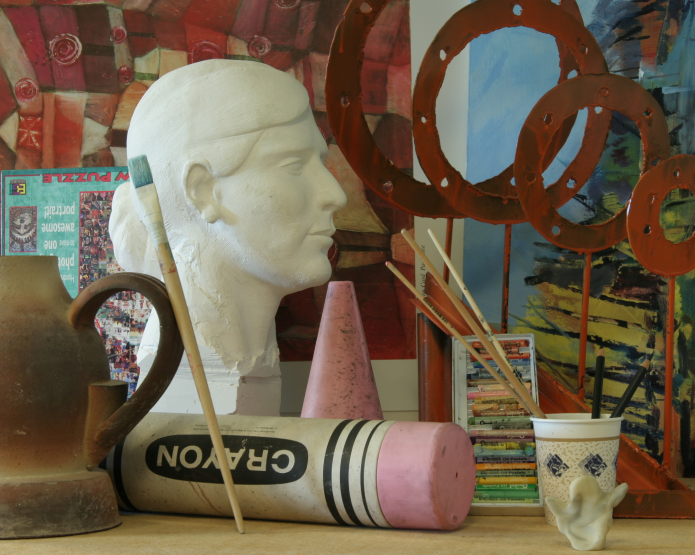
#> input picture 5_3d_processing/data/view_left.png, 1390 x 1110 px (shown at 1/2 size)
$ jupyter execute --allow-errors 2b_disparity_estimation_open_cv.ipynb
#> lines starting #> are read from the running program, lines starting #| are printed output that depends on the picture; after the words box and inside, x2 and y2 are one past the last pixel; in counts of white or black regions, pixels touching at a corner belong together
### 5_3d_processing/lib/plots.py
import k3d
import numpy as np

from .utils import pack_rgb


def plot_point_cloud(pcd, point_size=0.001, plot=None):
    if plot is None:
        plot = k3d.plot(camera_auto_fit=False)

    points = np.asarray(pcd.points, np.float32)
    colors = pack_rgb(np.asarray(pcd.colors))

    plot +=  k3d.points(points, colors, point_size=point_size,
                        shader="flat")
    return plot


# [29 lines left out: functions plot_mesh, plot_voxel_grid, not called in this run]

### 5_3d_processing/2b_disparity_estimation_open_cv.ipynb
# Disparity estimation in OpenCV

Source: https://github.com/npinto/opencv/blob/master/samples/python2/stereo_match.py

OpenCV already includes implementations of a few disparity estimation algorithms, which are shown below.

[cell 1]
import cv2
import matplotlib.pyplot as plt
import numpy as np

[cell 2]
PLY_HEADER = '''ply
format ascii 1.0
element vertex %(vert_num)d
property float x
property float y
property float z
property uchar red
property uchar green
property uchar blue
end_header
'''

def write_ply(fn, verts, colors):
    verts = verts.reshape(-1, 3)
    colors = colors.reshape(-1, 3)
    verts = np.hstack([verts, colors])
    with open(fn, 'wb') as f:
        f.write((PLY_HEADER % dict(vert_num=len(verts))).encode('utf-8'))
        np.savetxt(f, verts, fmt='%f %f %f %d %d %d ')

[cell 3]
imgL = cv2.pyrDown( cv2.imread('./data/view_left.png') )  # downscale images for faster processing
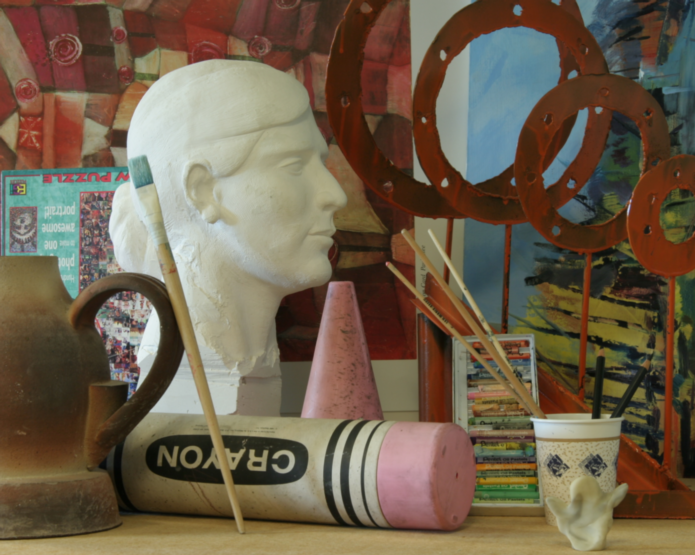
#> imgL: shape (555, 695, 3); mean B, G, R 75.8, 95.7, 110.7
imgR = cv2.pyrDown( cv2.imread('./data/view_right.png') )
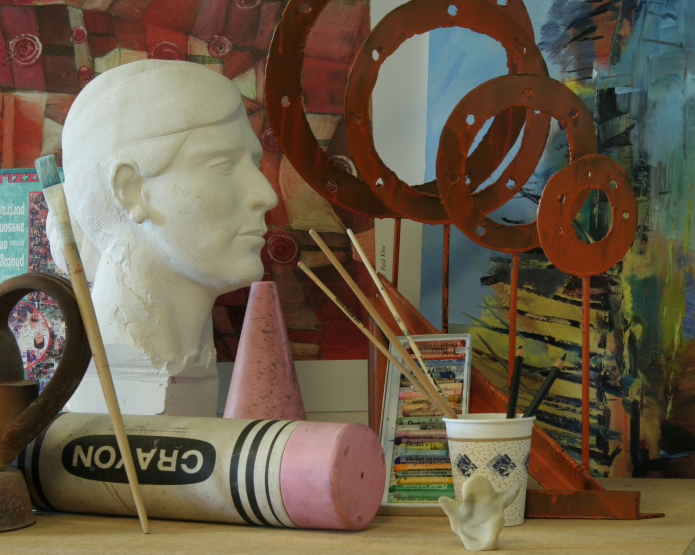
#> input picture 5_3d_processing/data/view_right.png, 1390 x 1110 px (shown at 1/2 size)
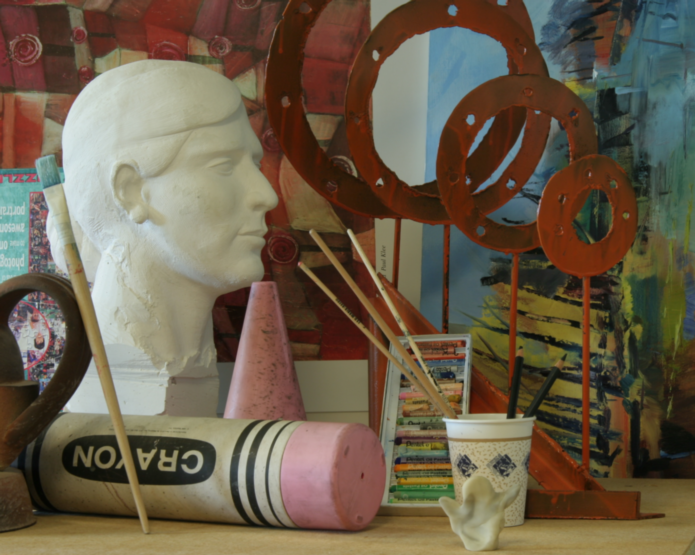
#> imgR: shape (555, 695, 3); mean B, G, R 74.2, 93.6, 107

window_size = 3
min_disp = 16
num_disp = 112 - min_disp

stereo = cv2.StereoSGBM_create(minDisparity = min_disp,
    numDisparities = num_disp,
    blockSize = 16,
    P1 = 8*3*window_size**2,
    P2 = 32*3*window_size**2,
    disp12MaxDiff = 1,
    uniquenessRatio = 10,
    speckleWindowSize = 100,
    speckleRange = 32
)

disparity = stereo.compute(imgL, imgR).astype(np.float32) / 16.0
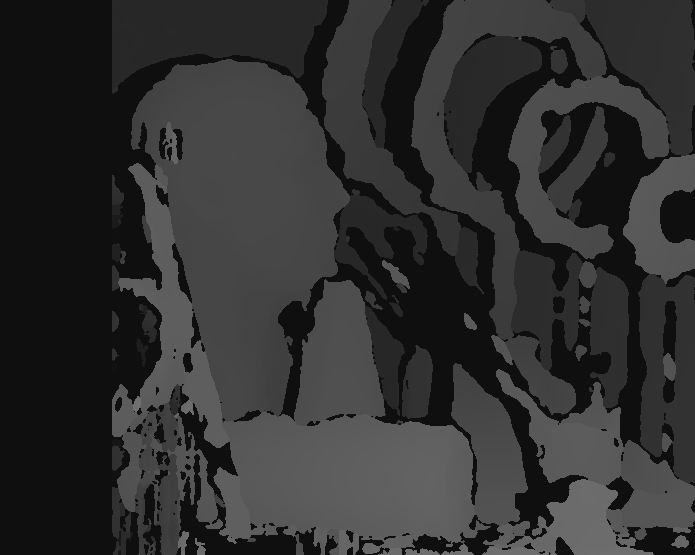
#> disparity: shape (555, 695) float32; min 15, max 111, mean 48.6

h, w = imgL.shape[:2]
#> h = 555; w = 695
f = 0.8*w                          # guess for focal length
#> f = 556
Q = np.float32([[1, 0, 0, -0.5*w],
                [0,-1, 0,  0.5*h], # turn points 180 deg around x-axis,
                [0, 0, 0,     -f], # so that y-axis looks up
                [0, 0, 1,      0]])
points = cv2.reprojectImageTo3D(disparity, Q)
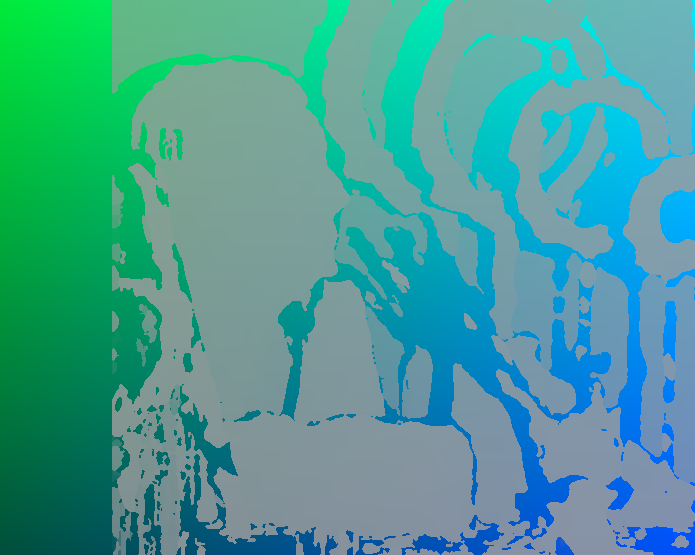
#> points: shape (555, 695, 3) float32; mean of channels 0, 1, 2 -1.6, 0.2, -19.5; drawn with min black and max white
colors = cv2.cvtColor(imgL, cv2.COLOR_BGR2RGB)

mask = disparity > disparity.min()
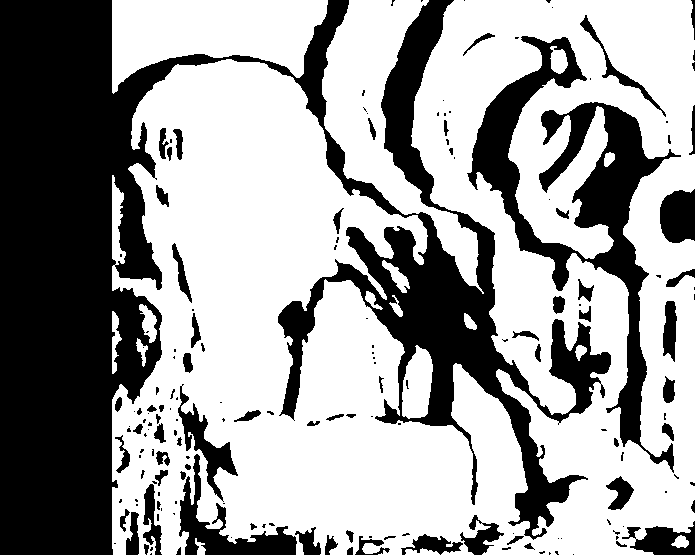
#> mask: shape (555, 695) bool; 61.9% white; 172 black regions (99 under 20 px), largest, box (x1, y1, x2, y2) and area: (0, 0, 611, 555) 108726, (467, 36, 681, 473) 19523, (179, 454, 297, 555) 3334
out_points = points[mask]
out_colors = colors[mask]

out_fn = 'dip_est_cv2_out.ply'
write_ply(out_fn, out_points, out_colors)

[cell 4]
import open3d as o3d

pcd = o3d.io.read_point_cloud(out_fn)

[cell 5]
from lib.plots import plot_point_cloud

#> (the rest of this cell did not finish here and is left out)
